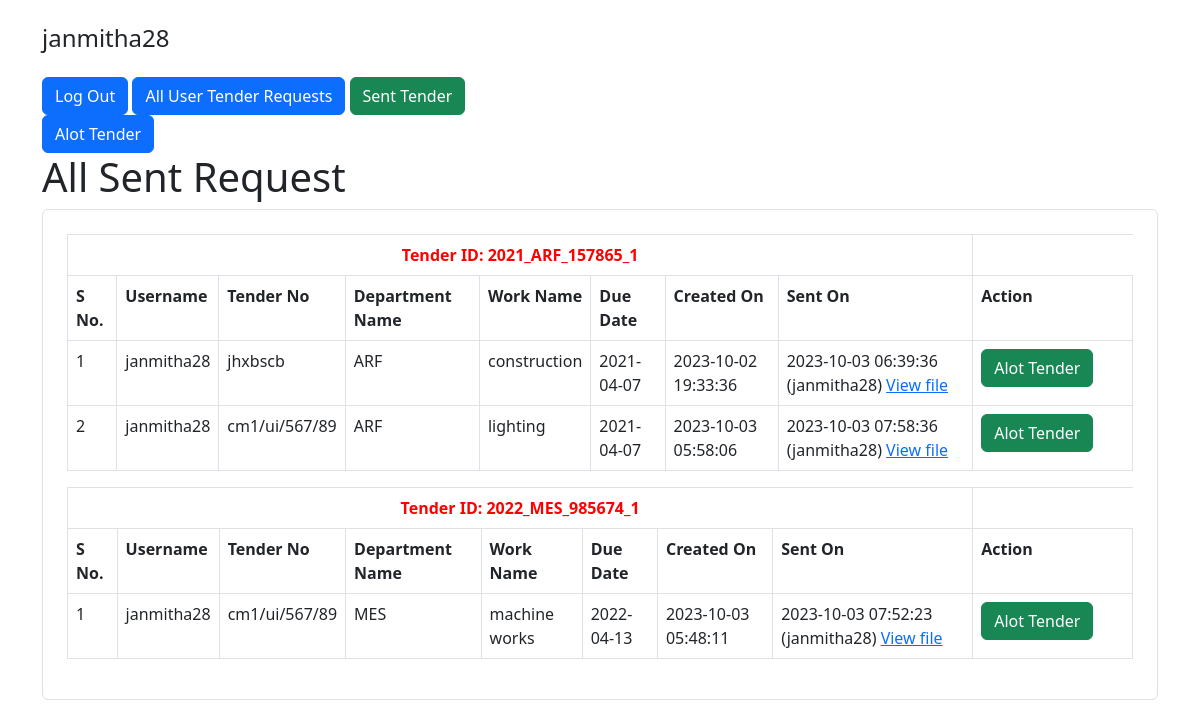
Page /sent-tenders/index.php (signed in) on the earlier database version.
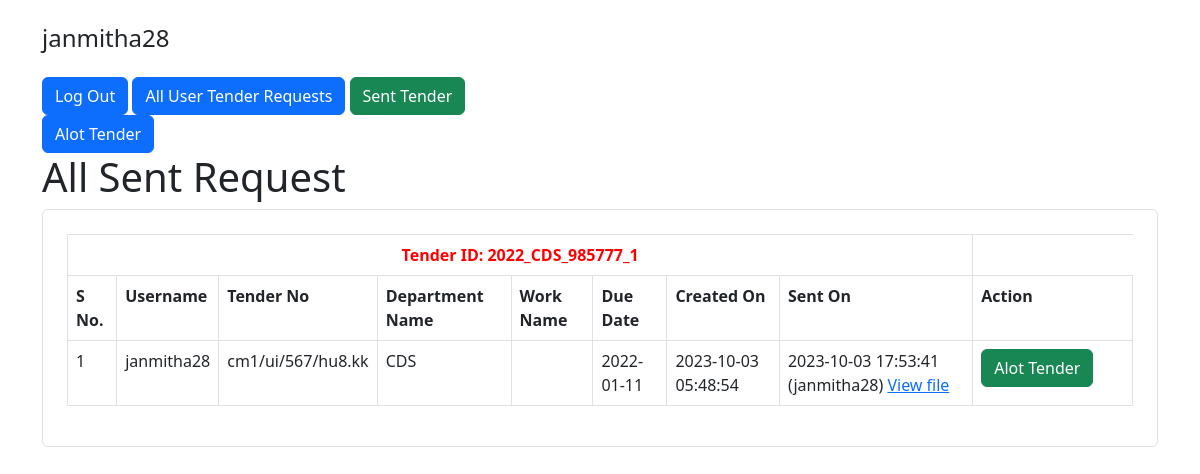
Same page on the later database version.
### tables this page shows
CREATE TABLE `user_tender_requests` (
  `id` int(11) NOT NULL,
  `user_id` int(11) NOT NULL,
  `tender_id` int(11) NOT NULL,
  `created_at` timestamp NOT NULL DEFAULT current_timestamp(),
  `status` varchar(15) NOT NULL,
  `tender_no` varchar(20) DEFAULT NULL,
  `name_of_work` varchar(255) DEFAULT NULL,
  `file_name` varchar(40) DEFAULT NULL,
  `reference_code` varchar(20) DEFAULT NULL,
  `section_id` varchar(20) NOT NULL,
  `sent_at` datetime DEFAULT NULL,
  `edit_user_id` int(11) DEFAULT NULL,
  `allotted_at` datetime DEFAULT NULL,
  `updated_at` datetime DEFAULT current_timestamp() ON UPDATE current_timestamp(),
  `reminder_days` int(11) DEFAULT NULL
);

CREATE TABLE `users` (
  `id` int(11) NOT NULL,
  `username` varchar(30) NOT NULL,
  `email` varchar(50) NOT NULL,
  `password` varchar(255) NOT NULL,
  `created_at` datetime NOT NULL DEFAULT current_timestamp()
);

CREATE TABLE `department` (
  `id` int(11) NOT NULL,
  `name` varchar(255) DEFAULT NULL
);

CREATE TABLE `tenders` (
  `id` int(11) NOT NULL,
  `due_date` date DEFAULT NULL,
  `tenderID` varchar(255) DEFAULT NULL,
  `department_id` int(11) DEFAULT NULL
);

### sent-tenders/index.php (the view, shortened to what this page needs)
<?php
require_once "../config.php";
$query = "SELECT users.username, department.name as departmentName, tenders.tenderID, tenders.due_date, user_tender_requests.created_at,
user_tender_requests.id, user_tender_requests.tender_No, user_tender_requests.file_name, user_tender_requests.name_of_work,
user_tender_requests.sent_at FROM `user_tender_requests` inner join `users` on
user_tender_requests.user_id = users.id inner join `tenders` on user_tender_requests.tender_id = tenders.id inner join `department` on
tenders.department_id = department.id where user_tender_requests.status= 'Sent';";
$data = [];
$result = $link->query($query);
while ($row = $result->fetch_assoc()) {
    $data[$row['tenderID']][] = $row;
}
?>
<!DOCTYPE html>
<html lang="en">
<head>
    <link rel="stylesheet" href="../style.css">
    <link href="https://cdn.jsdelivr.net/npm/bootstrap@5.2.0-beta1/dist/css/bootstrap.min.css" rel="stylesheet">
</head>
<body>
    <div class="container">
        <div class="col-lg-5 text-left">
            <h4 class="my-4"><?= htmlspecialchars($_SESSION["username"]); ?></h4>
            <a href="./logout.php" class="btn btn-primary">Log Out</a>
            <a href="../tender-requests/" class="btn btn-primary">All User Tender Requests</a>
            <a href="../sent-tenders/" class="btn btn-success">Sent Tender</a>
            <a href="../alot-tenders/" class="btn btn-primary">Alot Tender</a>
        </div>
        <div class="row justify-content-center">
            <div class="col-lg-12">
                <h1>All Sent Request</h1>
                <div class="form-wrap border rounded p-4">
                    <?php
                    if (count($data) > 0) {
                        foreach ($data  as $key => $values) { ?>
                            <table class="table table-bordered">
                                <thead>
                                    <tr>
                                        <th colspan="8" class="text-center tenderID"> Tender ID: <?= $key ?></th>
                                    </tr>
                                </thead>
                                <tbody>
                                    <tr class="header">
                                        <td>S No.</td>
                                        <td>Username</td>
                                        <td>Tender No</td>
                                        <td>Department Name</td>
                                        <td>Work Name</td>
                                        <td>Due Date</td>
                                        <td>Created On</td>
                                        <td>Sent On</td>
                                        <td>Action</td>
                                    </tr>
                                    <?php
                                    $counter = 1;
                                    foreach ($values as $itemKey => $item) { ?>
                                        <tr>
                                            <td><?php echo $counter ?></td>
                                            <td><?php echo $values[$itemKey]["username"] ?></td>
                                            <td><?php echo $values[$itemKey]["tender_No"] ?></td>
                                            <td><?php echo $values[$itemKey]['departmentName'] ?></td>
                                            <td><?php echo $values[$itemKey]['name_of_work'] ?></td>
                                            <td><?php echo $values[$itemKey]['due_date'] ?></td>
                                            <td><?php echo $values[$itemKey]['created_at'] ?></td>
                                            <td><?php echo $values[$itemKey]['sent_at'] . " (" . $values[$itemKey]["username"] . ")" ?>
                                                <a href="../uploadedFiles/<?php echo $values[$itemKey]['file_name'] ?>" target="_blank">View file</a>
                                            </td>
                                            <td width="15%">
                                                <a href="./alot-tender.php?id=<?php echo $values[$itemKey]["id"]; ?>" class="btn btn-success"> <i class="fa fa-edit"></i> Alot Tender</a>
                                            </td>
                                        </tr>
                                    <?php $counter++;
                                    }  ?>
                                </tbody>
                            </table>
                    <?php }
                    } else {
                        echo  "<p class='text-center'>No data Found </p>";
                    } ?>
                </div>
            </div>
        </div>
    </div>
</body>
</html>

Differences in the rows shown:
no longer on this page (row edited): user_tender_requests: user.username "janmitha28", tender_no "jhxbscb", department.name "ARF", name_of_work "construction", tender.due_date "2021-04-07", created_at "2023-10-02 19:33:36", sent_at "2023-10-03 06:39:36", shown under "2021_ARF_157865_1"
no longer on this page (row edited): user_tender_requests: user.username "janmitha28", tender_no "cm1/ui/567/89", department.name "ARF", name_of_work "lighting", tender.due_date "2021-04-07", created_at "2023-10-03 05:58:06", sent_at "2023-10-03 07:58:36", shown under "2021_ARF_157865_1"
no longer on this page (row edited): user_tender_requests: user.username "janmitha28", tender_no "cm1/ui/567/89", department.name "MES", name_of_work "machine works", tender.due_date "2022-04-13", created_at "2023-10-03 05:48:11", sent_at "2023-10-03 07:52:23", shown under "2022_MES_985674_1"
now on this page (row edited): user_tender_requests: user.username "janmitha28", tender_no "cm1/ui/567/hu8.kk", department.name "CDS", tender.due_date "2022-01-11", created_at "2023-10-03 05:48:54", sent_at "2023-10-03 17:53:41", shown under "2022_CDS_985777_1"
Other differences:
new list line: "Tender ID: 2022_CDS_985777_1 S No. Username Tender No Department Name Work Name Due Date Created On Sent On Action"
list line gone: "Tender ID: 2021_ARF_157865_1 S No. Username Tender No Department Name Work Name Due Date Created On Sent On Action"
list line gone: "Tender ID: 2022_MES_985674_1 S No. Username Tender No Department Name Work Name Due Date Created On Sent On Action"
